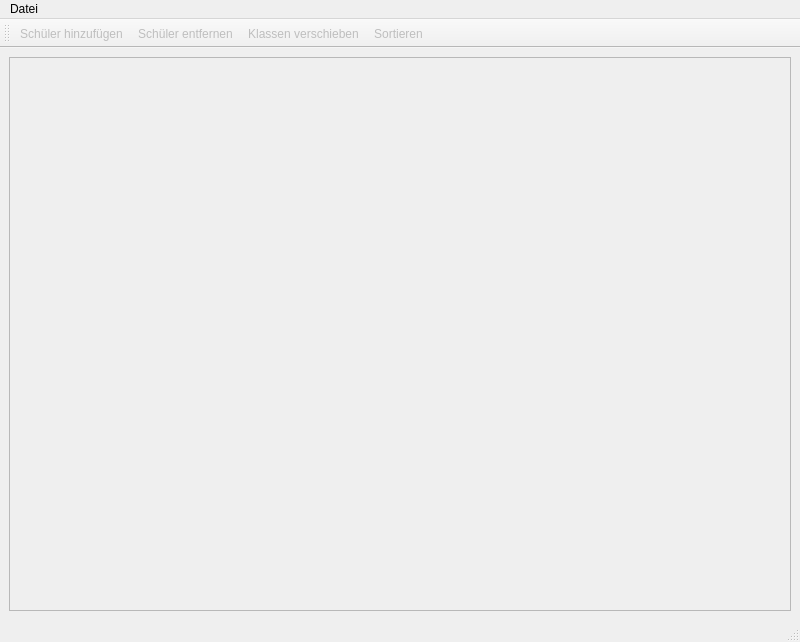
<?xml version="1.0" encoding="UTF-8"?>
<ui version="4.0">
 <class>MainWindow</class>
 <widget class="QMainWindow" name="MainWindow">
  <property name="geometry">
   <rect>
    <x>0</x>
    <y>0</y>
    <width>800</width>
    <height>642</height>
   </rect>
  </property>
  <property name="windowTitle">
   <string>Datenbankeditor - FFSportfest</string>
  </property>
  <property name="windowIcon">
   <iconset resource="../oxyicons.qrc">
    <normaloff>:/appicons/dbedit</normaloff>:/appicons/dbedit</iconset>
  </property>
  <property name="windowOpacity">
   <double>1.000000000000000</double>
  </property>
  <widget class="QWidget" name="centralWidget">
   <layout class="QGridLayout" name="gridLayout">
    <item row="0" column="0">
     <widget class="FTableWidget" name="tableWidget">
      <property name="enabled">
       <bool>false</bool>
      </property>
      <property name="whatsThis">
       <string>&lt;html&gt;&lt;head/&gt;&lt;body&gt;&lt;p&gt;In dieser Tabelle können die Ergebnisse des Schülers bearbeitet werden. Es gibt einige Sondertasten um die Arbeit effizienter zu gestalten:&lt;/p&gt;&lt;ul&gt;&lt;li&gt;Enter = Nächste Zeile, gleiche Spalte&lt;/li&gt;&lt;li&gt;Tab = Nächste Spalte, gleiche Zeile&lt;/li&gt;&lt;li&gt;Backspace = An den Anfang der Zeile&lt;/li&gt;&lt;li&gt;Entf. = Ergebnis löschen&lt;/li&gt;&lt;/ul&gt;&lt;/body&gt;&lt;/html&gt;</string>
      </property>
     </widget>
    </item>
   </layout>
  </widget>
  <widget class="QMenuBar" name="menuBar">
   <property name="geometry">
    <rect>
     <x>0</x>
     <y>0</y>
     <width>800</width>
     <height>24</height>
    </rect>
   </property>
   <widget class="QMenu" name="menuDatei">
    <property name="title">
     <string>Datei</string>
    </property>
    <addaction name="actionNeue_Datenbank"/>
    <addaction name="actionFromExcel"/>
    <addaction name="separator"/>
    <addaction name="actionOpen"/>
    <addaction name="actionSave"/>
    <addaction name="actionSaveAs"/>
    <addaction name="separator"/>
    <addaction name="actionClose"/>
   </widget>
   <addaction name="menuDatei"/>
  </widget>
  <widget class="QStatusBar" name="statusBar"/>
  <widget class="QToolBar" name="toolBar">
   <property name="windowTitle">
    <string>toolBar</string>
   </property>
   <property name="toolButtonStyle">
    <enum>Qt::ToolButtonTextBesideIcon</enum>
   </property>
   <attribute name="toolBarArea">
    <enum>TopToolBarArea</enum>
   </attribute>
   <attribute name="toolBarBreak">
    <bool>false</bool>
   </attribute>
   <addaction name="actionAdd"/>
   <addaction name="actionRemove"/>
   <addaction name="actionMoveKlasse"/>
   <addaction name="actionSort"/>
  </widget>
  <action name="actionAdd">
   <property name="enabled">
    <bool>false</bool>
   </property>
   <property name="icon">
    <iconset resource="../oxyicons.qrc">
     <normaloff>:/toolbar_icons_48/addstudent</normaloff>:/toolbar_icons_48/addstudent</iconset>
   </property>
   <property name="text">
    <string>Schüler hinzufügen</string>
   </property>
   <property name="toolTip">
    <string>Neuen Schüler hinzufügen</string>
   </property>
  </action>
  <action name="actionRemove">
   <property name="enabled">
    <bool>false</bool>
   </property>
   <property name="icon">
    <iconset resource="../oxyicons.qrc">
     <normaloff>:/toolbar_icons_48/delstudent</normaloff>:/toolbar_icons_48/delstudent</iconset>
   </property>
   <property name="text">
    <string>Schüler entfernen</string>
   </property>
   <property name="toolTip">
    <string>Entfernt den ausgewählten Schüler</string>
   </property>
  </action>
  <action name="actionMoveKlasse">
   <property name="enabled">
    <bool>false</bool>
   </property>
   <property name="icon">
    <iconset resource="../oxyicons.qrc">
     <normaloff>:/toolbar_icons_48/graduate</normaloff>:/toolbar_icons_48/graduate</iconset>
   </property>
   <property name="text">
    <string>Klassen verschieben</string>
   </property>
   <property name="toolTip">
    <string>&lt;html&gt;&lt;head/&gt;&lt;body&gt;&lt;p&gt;Verschiebt die Klassen um ein Jahr (5. Klasse → 6. Klasse, 6. Klasse → 7. Klasse, usw.)&lt;/p&gt;&lt;/body&gt;&lt;/html&gt;</string>
   </property>
  </action>
  <action name="actionNeue_Datenbank">
   <property name="icon">
    <iconset resource="../oxyicons.qrc">
     <normaloff>:/menu_icons_16/new</normaloff>:/menu_icons_16/new</iconset>
   </property>
   <property name="text">
    <string>Neue Datenbank</string>
   </property>
   <property name="shortcut">
    <string>Ctrl+N</string>
   </property>
  </action>
  <action name="actionSave">
   <property name="enabled">
    <bool>false</bool>
   </property>
   <property name="icon">
    <iconset resource="../oxyicons.qrc">
     <normaloff>:/menu_icons_16/save</normaloff>:/menu_icons_16/save</iconset>
   </property>
   <property name="text">
    <string>Speichern</string>
   </property>
   <property name="toolTip">
    <string>Speichert die Datenbank ab</string>
   </property>
   <property name="shortcut">
    <string>Ctrl+S</string>
   </property>
  </action>
  <action name="actionSaveAs">
   <property name="enabled">
    <bool>false</bool>
   </property>
   <property name="icon">
    <iconset resource="../oxyicons.qrc">
     <normaloff>:/menu_icons_16/save-as</normaloff>:/menu_icons_16/save-as</iconset>
   </property>
   <property name="text">
    <string>Speichern unter...</string>
   </property>
   <property name="toolTip">
    <string>Speichert die Datenbank unter neuem Namen ab</string>
   </property>
   <property name="shortcut">
    <string>Ctrl+Shift+S</string>
   </property>
  </action>
  <action name="actionOpen">
   <property name="icon">
    <iconset resource="../oxyicons.qrc">
     <normaloff>:/menu_icons_16/open</normaloff>:/menu_icons_16/open</iconset>
   </property>
   <property name="text">
    <string>Öffnen...</string>
   </property>
   <property name="shortcut">
    <string>Ctrl+O</string>
   </property>
  </action>
  <action name="actionFromExcel">
   <property name="icon">
    <iconset resource="../oxyicons.qrc">
     <normaloff>:/menu_icons_16/fromexcel</normaloff>:/menu_icons_16/fromexcel</iconset>
   </property>
   <property name="text">
    <string>Datenbank aus Excel-Tabelle erstellen</string>
   </property>
   <property name="shortcut">
    <string>Ctrl+Shift+N</string>
   </property>
  </action>
  <action name="actionClose">
   <property name="icon">
    <iconset resource="../oxyicons.qrc">
     <normaloff>:/menu_icons_16/exit</normaloff>:/menu_icons_16/exit</iconset>
   </property>
   <property name="text">
    <string>Beenden</string>
   </property>
  </action>
  <action name="actionSort">
   <property name="enabled">
    <bool>false</bool>
   </property>
   <property name="icon">
    <iconset resource="../oxyicons.qrc">
     <normaloff>:/toolbar_icons_48/sort</normaloff>:/toolbar_icons_48/sort</iconset>
   </property>
   <property name="text">
    <string>Sortieren</string>
   </property>
   <property name="toolTip">
    <string>&lt;html&gt;&lt;head/&gt;&lt;body&gt;&lt;p&gt;Sortiert die Schüler nach Nach- und Vornamen&lt;/p&gt;&lt;/body&gt;&lt;/html&gt;</string>
   </property>
  </action>
 </widget>
 <customwidgets>
  <customwidget>
   <class>FTableWidget</class>
   <extends>QTableWidget</extends>
   <header>FTableWidget</header>
  </customwidget>
 </customwidgets>
 <resources>
  <include location="../oxyicons.qrc"/>
 </resources>
 <connections/>
</ui>
